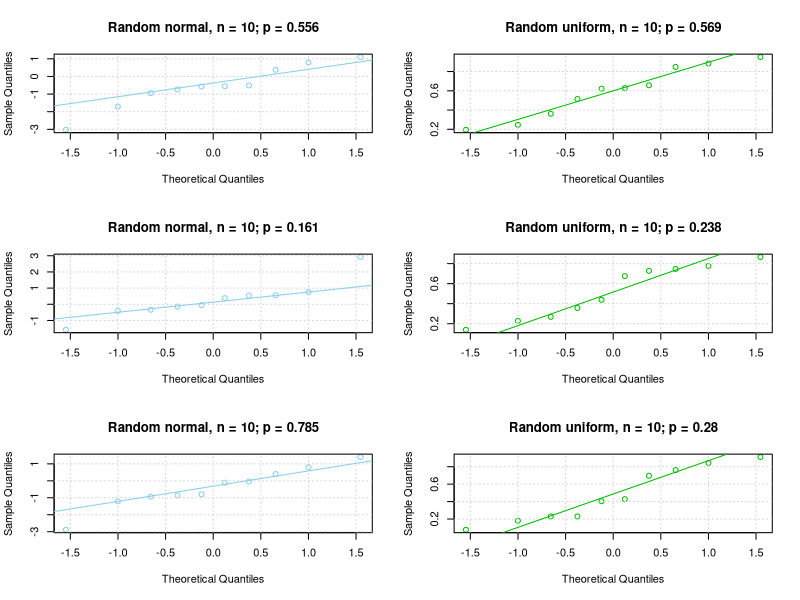
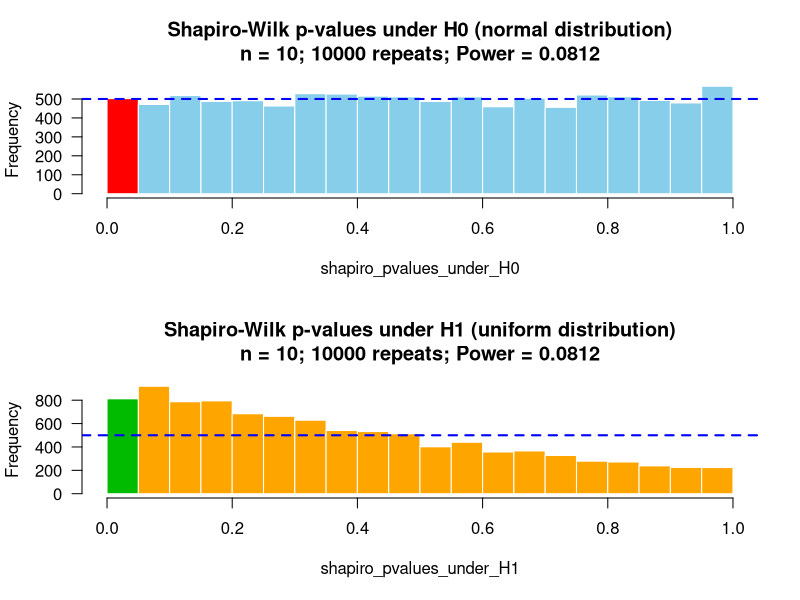
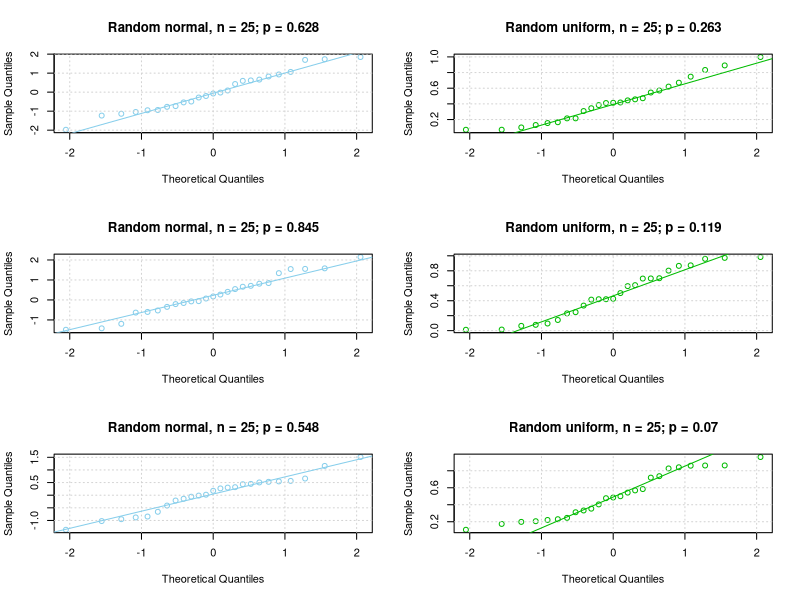
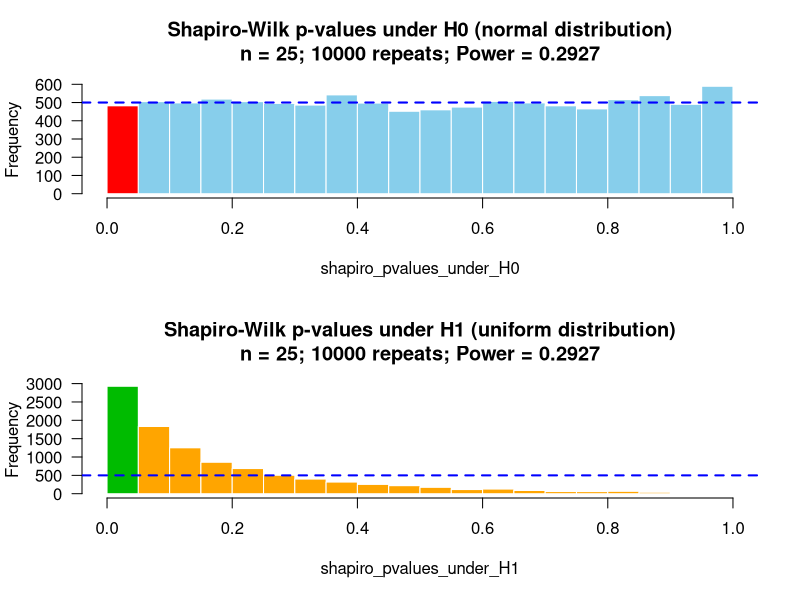
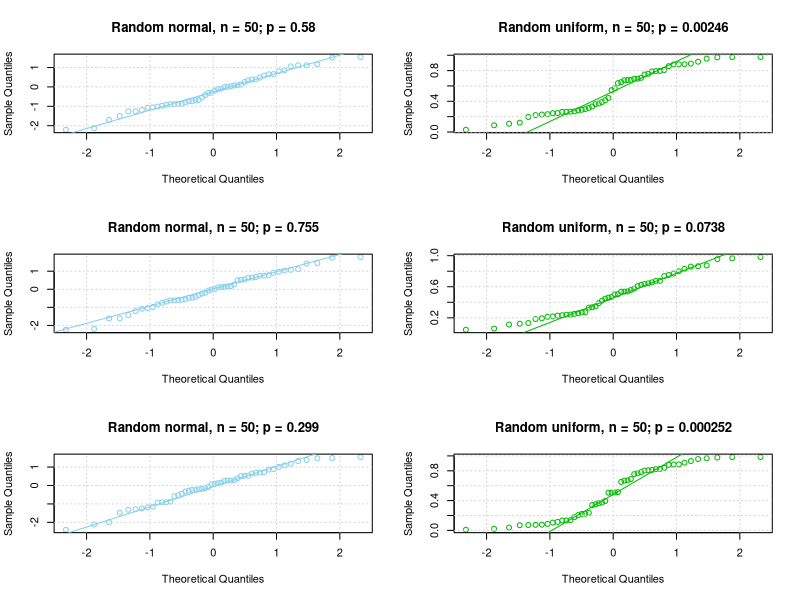
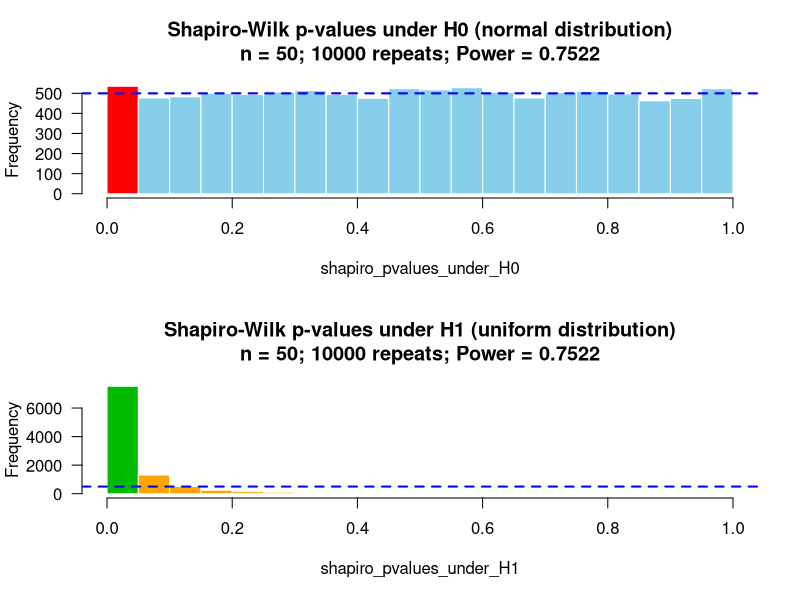
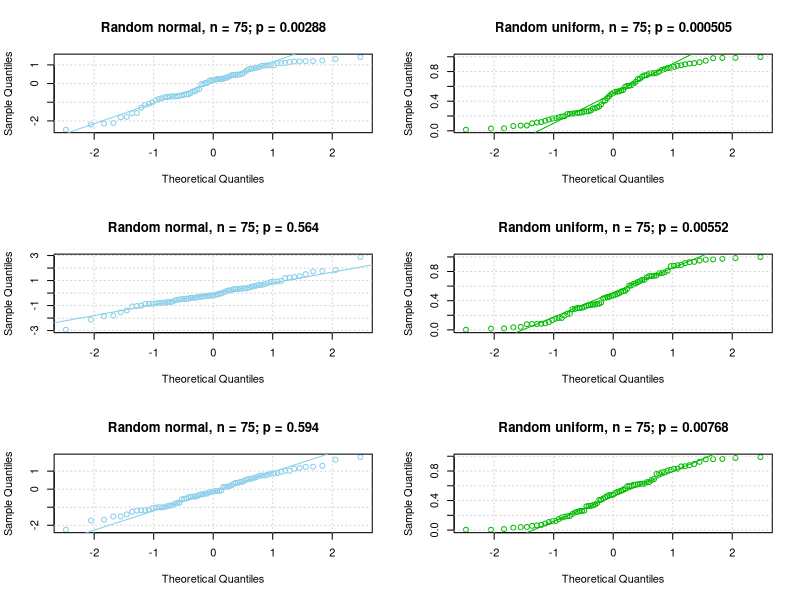
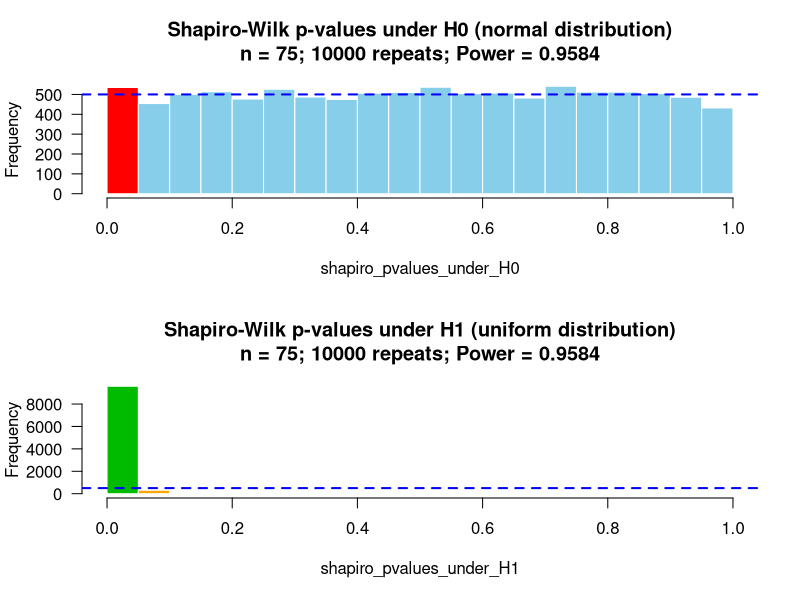

Generate these figures, in order, with R:
## ---- chunk 1
library(knitr)

options(width = 300)
# options(encoding = 'UTF-8')
knitr::opts_chunk$set(
  fig.width = 7, fig.height = 5, 
  fig.path = 'figures/adjustment_',
  fig.align = "center", 
  size = "tiny", 
  echo = TRUE, 
  eval = TRUE, 
  warning = FALSE, 
  message = FALSE, 
  results = TRUE, 
  comment = "")

options(scipen = 12) ## Max number of digits for non-scientific notation
# knitr::asis_output("\\footnotesize")

## ---- chunk 2
## Since our statistical  samples are quite small (~25 biological samples per group), 
## we should wonder if the Shapiro-Wilk test has a sufficient power 
## (power is the capability to reject the null hypothesis when it is false). 
## 
## To evaluate this, we run an empirical experiment : 
## we draw a sample of 25 random numbers in a uniform distribution, and we run a Shapiro-Wikl test
## 
## We repat the experiment 99 times to evaluate the fluctuations of the Shapiro-Wilk test result. 
repeats <- 10000
n_values <- c(10, 25, 50, 75, 100)

message("Testing normality with random numbers from uniform distribution")

for (n in n_values) {
  
  cat("\n\n## $n=$", n, "\n\n")
  
  ## Vector to collect Shapiro p-values for all the simulations under H0
  shapiro_pvalues_under_H0 <- vector() 
  ## Vector to collect Shapiro p-values for all the simulations under H1
  shapiro_pvalues_under_H1 <- vector()
  
  par(mfrow=c(3,2))
  for (i in 1:repeats) {

    
    ### Run a simulation under H1
    rand_norm <- rnorm(n)
    shapiro_result <- shapiro.test(rand_norm)
    p_rnorm <- shapiro_result$p.value
    shapiro_pvalues_under_H0 <- c(shapiro_pvalues_under_H0, p_rnorm)
    
    if (i <= 3) {
      qqnorm(rand_norm, main = paste0(
        "Random normal, ", 
        "n = ", n, 
        "; p = ", signif(p_rnorm, digits=3)),
        col = "skyblue"
      )
      grid()
      qqline(rand_norm, col = "skyblue")
    }
    
    ### Run a simulation under H1
    rand_unif <- runif(n)
    shapiro_result <- shapiro.test(rand_unif)
    p_runif <- shapiro_result$p.value
    shapiro_pvalues_under_H1 <- c(shapiro_pvalues_under_H1, p_runif)
    
    if (i <= 3) {
      qqnorm(rand_unif, main = paste0(
        "Random uniform, ",
        "n = ", n, 
        "; p = ", signif(p_runif, digits=3)),
        col = "#00BB00"
      )
      grid()
      qqline(rand_unif, col = "#00BB00")
    }
  }
  
  n_rejected_H1 <- sum(shapiro_pvalues_under_H1 < 0.05)
  n_accepted_H1 <- sum(shapiro_pvalues_under_H1 >= 0.05)
  n_rejected_H0 <- sum(shapiro_pvalues_under_H0 < 0.05)
  n_accepted_H0 <- sum(shapiro_pvalues_under_H0 >= 0.05)
  power <- n_rejected_H1 / repeats
  
  par(mfrow=c(2,1))

  ## Histogram of P-values under H0
  hist(shapiro_pvalues_under_H0, 
       breaks=seq(0,1,0.05),
       col = c("red", rep("skyblue", 19)), 
       border="white", 
       main = paste0("Shapiro-Wilk p-values under H0 (normal distribution)", 
                     "\n", "n = ", n,  "; ", repeats, " repeats", 
                     "; Power = ", power),
       las=1
  )
  abline(h=repeats/20, col="blue", lwd=2, lty="dashed")
  
  ## Histogram of P-values under H1
  hist(shapiro_pvalues_under_H1, 
       breaks=seq(0,1,0.05),
       col = c("#00BB00", rep("orange", 19)), 
       border="white", 
       main = paste0("Shapiro-Wilk p-values under H1 (uniform distribution)", 
                     "\n", "n = ", n,  "; ", repeats, " repeats", 
                     "; Power = ", power),
       las= 1
  )
  abline(h=repeats/20, col="blue", lwd=2, lty="dashed")
  par(mfrow=c(1,1))
  
}
